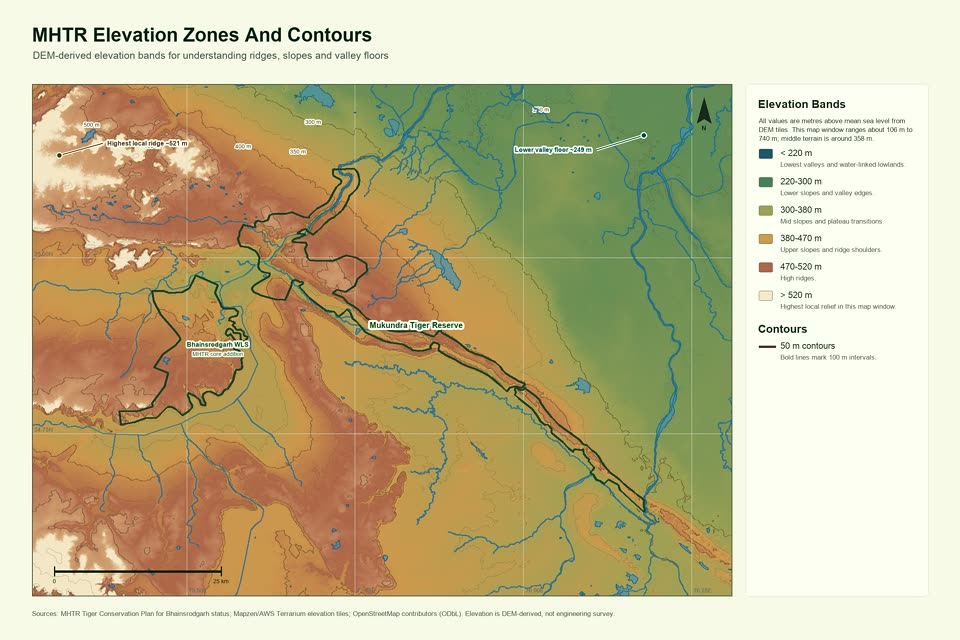
#> input picture _site/assets/imgs/home/routes/gis-map-library.jpg, 960 x 640 px
$ python -i build-gis-maps.py   (imports and definitions only)
#> lines starting #> are read from the running program, lines starting #| are printed output that depends on the picture
#!/usr/bin/env python3
"""Build the public GIS map images for Mukundara Hills Tiger Reserve.

Inputs:
- Reserve, zone and unit layers that `scripts/build-boundary-layers.py` builds from the Rajasthan
  Forest Department's own map files (`Data/source-materials/gis/derived/`). Run that first.
- Rivers, roads, rail, places, districts and protected-area outlines from OpenStreetMap, snapshotted
  from one Overture Maps release by `scripts/fetch-gis-reference.py` (`Data/source-materials/gis/reference/`).
- ESA WorldCover 2021 v200 (public AWS COG) for land cover and Mapzen/AWS Terrarium tiles for
  elevation, fetched by URL and cached in `Data/source-materials/gis/cache/` (not committed).

Every map uses one Web Mercator scale for both axes, so shapes keep their true proportions.
The maps deliberately show no wildlife observation, nest, den, roost, carcass or breeding sites.

Python dependencies: `python -m pip install -r scripts/requirements-gis.txt`.
"""

from __future__ import annotations

import hashlib
import io
import json
import math
import sys
import time
import urllib.request
from concurrent.futures import ThreadPoolExecutor
from pathlib import Path

import numpy as np
from PIL import Image, ImageChops, ImageDraw, ImageFont
from PIL.PngImagePlugin import PngInfo
from pyproj import Geod
from scipy.ndimage import median_filter
from shapely.geometry import LineString, MultiLineString, MultiPolygon, Point, Polygon, box, shape
from shapely.ops import unary_union

ROOT = Path(__file__).resolve().parents[1]
DATA_DIR = ROOT / "Data" / "source-materials" / "gis"
CACHE_DIR = DATA_DIR / "cache"
DERIVED_DIR = DATA_DIR / "derived"
REFERENCE_DIR = DATA_DIR / "reference"
SOURCES_PATH = DATA_DIR / "official" / "sources.json"
ZONES_PATH = DERIVED_DIR / "mhtr-legal-zones-2023.geojson"
AREAS_PATH = DERIVED_DIR / "mhtr-boundary-areas-2023.json"
OUT_DIR = ROOT / "src" / "assets" / "assets" / "imgs" / "maps"
ROUTE_THUMB_DIR = ROOT / "src" / "assets" / "assets" / "imgs" / "home" / "routes"
# Public file names are descriptive so that image search can read them; the stem also carries the
# reserve's name. Changing a name busts the week-long image cache set in src/_headers.
FILE_STEM = "mukundara-hills-tiger-reserve-{slug}-map"
FONT_DIR = Path(__file__).resolve().parent / "fonts"
USER_AGENT = "mhtr.in GIS map builder; contact hello@caneandcamera.com"

TERRARIUM_URL = "https://elevation-tiles-prod.s3.amazonaws.com/terrarium/{z}/{x}/{y}.png"
WORLDCOVER_COG_TEMPLATE = (
    "https://esa-worldcover.s3.eu-central-1.amazonaws.com/v200/2021/map/"
    "ESA_WorldCover_10m_2021_v200_{tile}_Map.tif"
)

CANVAS_W = 2400
CANVAS_H = 1600
MAP_RECT = (80, 210, 1750, 1280)
PANEL_RECT = (1865, 210, 455, 1280)
# [1 line that did not run here, left out]

# Palette. Hue carries the legal layer (green reserve, amber ESZ); a hatch marks what 2023 added.
PAPER = (238, 238, 225, 255)
MAP_BG = (247, 247, 238, 255)
INK = (24, 42, 35)
MUTED = (83, 91, 86)
CORE = (31, 111, 72)
BUFFER = (150, 194, 128)
ESZ = (201, 138, 18)
RESERVE_LINE = (16, 64, 40)
GAP = (196, 49, 75)
WATER_FILL = (72, 143, 181, 175)
WATER_EDGE = (31, 101, 146, 230)
WATER_LINE = (35, 111, 163, 215)
HALO = (250, 250, 241)
PANEL_BG = (247, 247, 238)

OSM_CREDIT = "OpenStreetMap contributors (ODbL), via Overture Maps release {release}"
FD_CREDIT = "Rajasthan Forest Department map files (checksums in Data/source-materials/gis/official/sources.json)"
NOT_LEGAL = "Not a legal or cadastral boundary: the reserve is defined by the notification schedules."
CARTOGRAPHER = "Vinay Chittora"
SITE_URL = "https://mhtr.in"
CREDIT_LINE = f"Cartography: {CARTOGRAPHER} · mhtr.in"
LICENCE_NOTE = f"© {CARTOGRAPHER} / MHTR.in. Share with credit and a link to {SITE_URL}/gis-maps/; no reuse without permission."

# Places that 5 Oct 2023 notification adds to the core as revenue land (A23 pp. 2-3), matched to
# OpenStreetMap place names near Rawatbhata. Locations are approximate village points, not boundaries.
CORE_VILLAGES_2023 = {
    "Udpuriya": "Udpuriya", "Bhawanipura": "Bhawanipura", "Khalgaon": "Khalgaon", "Luhariya": "Luhariya",
    "Parajhar": "Padajhar Khurd", "Mortooka": "Mortuka", "Hatholi": "Hatholi", "Suthala": "Suthala",
    "Prempura": "Prempura", "Doodi Talai": "Dudhitalai", "Mandesara": "Mandesara", "Ratanpura": "Ratanpura",
    "Baheliya": "Bahaliya", "Lasana": "Lasana", "Jhoojhala": "Jhujhla", "Nali": "Nali", "Kolpura": "Kolpura",
    "Chenpua": "Chainpura",
}
CORE_VILLAGE_BBOX = (75.35, 24.74, 75.60, 24.98)


def ensure_dirs() -> None:
    CACHE_DIR.mkdir(parents=True, exist_ok=True)
    OUT_DIR.mkdir(parents=True, exist_ok=True)


def font(size: int, bold: bool = False) -> ImageFont.FreeTypeFont:
    return ImageFont.truetype(str(FONT_DIR / ("LiberationSans-Bold.ttf" if bold else "LiberationSans-Regular.ttf")), size=size)


FONTS = {
    "title": font(48, True),
    "subtitle": font(25),
    "h2": font(28, True),
    "body": font(22),
    "small": font(17),
    "tiny": font(14),
    "label": font(20, True),
    "label_small": font(16, True),
}


# ---------------------------------------------------------------------------------------------
# Data


# [27 lines left out: functions request_bytes, cached_bytes, read_features, not called in this run]


def area_km2(geom) -> float:
    return abs(GEOD.geometry_area_perimeter(geom)[0]) / 1e6 if not geom.is_empty else 0.0


def block_name(props: dict) -> str:
    """The notification's name for a partly added block ("Sakatpura", not the file's "SAKATPUR")."""
    return props["notified_part"].split(" compartment")[0]


# [60 lines left out: function load_layers, not called in this run]


# ---------------------------------------------------------------------------------------------
# Projection


def mercator(lon: float, lat: float) -> tuple[float, float]:
    radius = 6378137.0
    return radius * math.radians(lon), radius * math.log(math.tan(math.pi / 4 + math.radians(lat) / 2))


def inverse_mercator(x: float, y: float) -> tuple[float, float]:
    radius = 6378137.0
    return math.degrees(x / radius), math.degrees(2 * math.atan(math.exp(y / radius)) - math.pi / 2)


def expand_bbox(bbox, lon_pad: float, lat_pad: float) -> tuple[float, float, float, float]:
    lon_min, lat_min, lon_max, lat_max = bbox
    return lon_min - lon_pad, lat_min - lat_pad, lon_max + lon_pad, lat_max + lat_pad


class View:
    """A map window: the bbox is widened in one direction so the map rectangle has a single scale."""

    # [21 lines left out: functions __init__, __call__, not called in this run]

    def pts(self, coords) -> list[tuple[float, float]]:
        return [self(c[0], c[1]) for c in coords]

    def lat_at_row(self, row: float) -> float:
        """Latitude at a pixel row counted from the top of the map rectangle."""
        return inverse_mercator(self.x1, self.y2 - row / self.scale)[1]

    # [12 lines left out: functions inner_box, ground_res, not called in this run]

    def km_per_px(self) -> float:
        mid_lat = (self.bbox[1] + self.bbox[3]) / 2
        return math.cos(math.radians(mid_lat)) / self.scale / 1000


# [109 lines left out: functions tile_xy, polygons_of, lines_of, geom_mask, fill_geom, hatch_geom and 3 more, not called in this run]


# ---------------------------------------------------------------------------------------------
# Labels


def boxes_overlap(a, b) -> bool:
    return not (a[2] < b[0] or b[2] < a[0] or a[3] < b[1] or b[3] < a[1])


class Labels:
    """Places halo labels inside the map frame without overlapping earlier labels."""

    def __init__(self, draw: ImageDraw.ImageDraw):
        self.draw = draw
        self.boxes: list[tuple[float, float, float, float]] = []

    def reserve(self, bbox) -> None:
        self.boxes.append(bbox)

    # [57 lines left out: functions fits, add, label_point, draw_water, label_water, not called in this run]


ROAD_STYLE = {
    "motorway": ((181, 92, 68, 210), 5),
    "trunk": ((181, 92, 68, 210), 5),
    "primary": ((181, 92, 68, 200), 4),
    "secondary": ((205, 140, 93, 185), 3),
    "tertiary": ((205, 140, 93, 150), 2),
}


# [14 lines left out: function draw_roads, not called in this run]


PLACE_RANK = {"city": 0, "town": 1, "village": 2}


# [25 lines left out: functions draw_places, draw_districts, not called in this run]


MHTR_OSM_NAMES = ("mukund", "bhains", "bhens", "darrah", "jawahar")


# [77 lines left out: functions draw_other_protected_areas, draw_reserve_outline, label_units, terrain_array, despike, hillshade, not called in this run]


TERRAIN_STOPS = [(150, (58, 102, 80)), (220, (111, 139, 84)), (300, (188, 165, 98)), (380, (178, 122, 88)), (470, (137, 91, 86)), (560, (232, 224, 205))]
TERRAIN_STOP_NAMES = {150: "valleys", 220: "low hills", 300: "plateau slopes", 380: "higher ridges", 470: "high ridges", 560: "highest relief"}
# Elevation-zone bands: (upper limit in metres, colour, legend title, note). Each band is one flat colour.
ELEVATION_BANDS = [
    (220, (40, 92, 112), "< 220 m", "Valleys and water-linked lowlands."),
    (300, (78, 130, 94), "220–300 m", "Lower slopes and valley edges."),
    (380, (157, 158, 93), "300–380 m", "Mid slopes and plateau."),
    (470, (202, 151, 87), "380–470 m", "Upper slopes and ridge shoulders."),
    (520, (172, 104, 82), "470–520 m", "High ridges."),
    (math.inf, (237, 222, 196), "> 520 m", "Highest relief in this window."),
]


# [15 lines left out: function colorize_elevation, not called in this run]


def resample_to_map(elevation: np.ndarray) -> np.ndarray:
    return np.array(Image.fromarray(elevation.astype(np.float32), mode="F").resize((MAP_RECT[2], MAP_RECT[3]), Image.Resampling.BILINEAR))


def dem_summary(elevation: np.ndarray) -> dict[str, int]:
    values = elevation[np.isfinite(elevation)]
    return {k: int(round(float(f(values)))) for k, f in (("min", np.min), ("p50", np.median), ("max", np.max))}


# [34 lines left out: functions contour_segments, draw_extreme_callouts, not called in this run]


WORLDCOVER_CLASSES = [
    (10, (0, 100, 0), "Tree cover", "Dry deciduous forest and wooded slopes."),
    (20, (255, 187, 34), "Shrubland", "Scrub and thorn-dominated cover."),
    (30, (255, 255, 76), "Grassland", "Open grassy and herbaceous cover."),
    (40, (240, 150, 255), "Cropland", "Fields around and inside the reserve."),
    # Built-up is dark grey rather than WorldCover red, which reads like tree cover under protanopia.
    (50, (45, 45, 45), "Built-up", "Settlements and built surfaces."),
    (60, (180, 180, 180), "Bare / sparse", "Rock and sparse vegetation."),
    (80, (0, 100, 200), "Permanent water", "Reservoirs and river water."),
    (90, (0, 150, 160), "Herbaceous wetland", "Wet herbaceous cover where classified."),
]


# [61 lines left out: functions worldcover_classes, map_mask, class_shares, draw_wrapped, not called in this run]


# Title, subtitle and footer of the map being drawn, so finalize_map can write them into the file's metadata.
CURRENT_MAP: dict[str, str] = {}


# [48 lines left out: functions new_canvas, draw_graticule, draw_map_furniture, not called in this run]


def panel_heading(draw, y: int, title: str) -> int:
    draw.text((PANEL_RECT[0] + 30, y), title, font=FONTS["h2"], fill=(34, 50, 41))
    return y + 46


# [37 lines left out: functions on_panel, legend_item, not called in this run]


def panel_text(draw, y: int, text: str, fnt_key: str = "small") -> int:
    return draw_wrapped(draw, text, (PANEL_RECT[0] + 32, y), PANEL_RECT[2] - 64, FONTS[fnt_key], fill=MUTED if fnt_key != "body" else (55, 63, 59), line_spacing=5) + 10


def footer_note(draw, text: str) -> None:
    CURRENT_MAP["footer"] = text
    draw_wrapped(draw, text, (80, CANVAS_H - 86), CANVAS_W - 160, FONTS["small"], fill=MUTED, line_spacing=4)


# [84 lines left out: functions draw_credit_line, watermark, png_metadata, xmp_packet, finalize_map, not called in this run]


def write_route_thumbnail(source: Path) -> None:
    """The home page's GIS library card shows the flagship zones map at the card sizes."""
    ROUTE_THUMB_DIR.mkdir(parents=True, exist_ok=True)
    img = Image.open(source).convert("RGB")
#> img is the input picture: PIL image 960x640 RGB; mean R, G, B 196, 185.7, 146.2
    x, y, w, h = MAP_RECT
    # Crop to the map frame so the small card shows the reserve, not the margins and panel.
    crop = img.crop((x, y, x + w, y + h))
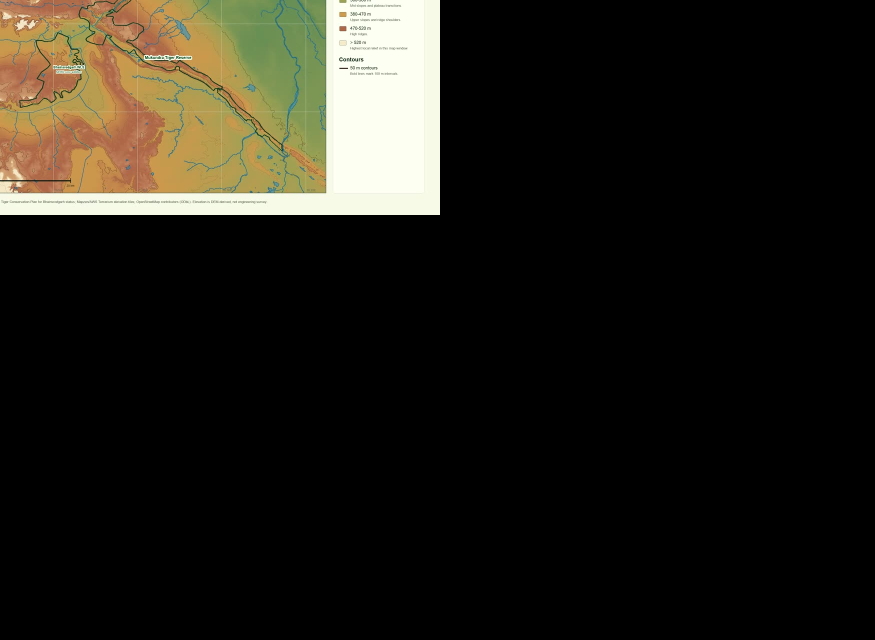
#> crop: PIL image 1750x1280 RGB (shown at 1/2 size); mean R, G, B 32.6, 29.9, 22.5
    target = (crop.width, int(crop.width * 2 / 3))
#> target = (1750, 1166)
    top = max(0, (crop.height - target[1]) // 2)
#> top = 57
    crop = crop.crop((0, top, target[0], top + target[1]))
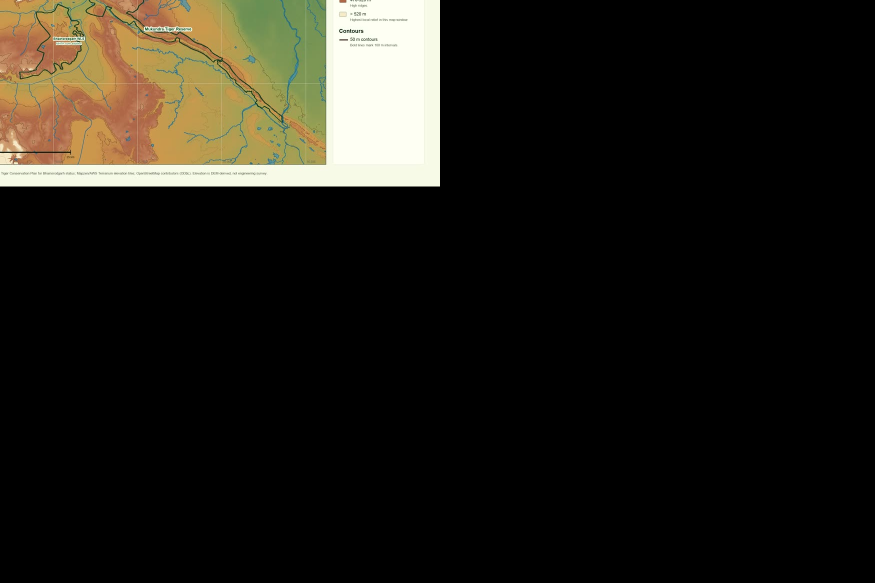
#> crop: PIL image 1750x1166 RGB (shown at 1/2 size); mean R, G, B 31.4, 28.7, 21.7
    base = ROUTE_THUMB_DIR / "gis-map-library"
    crop.resize((960, 640), Image.Resampling.LANCZOS).save(base.with_suffix(".jpg"), quality=84, optimize=True, progressive=True)
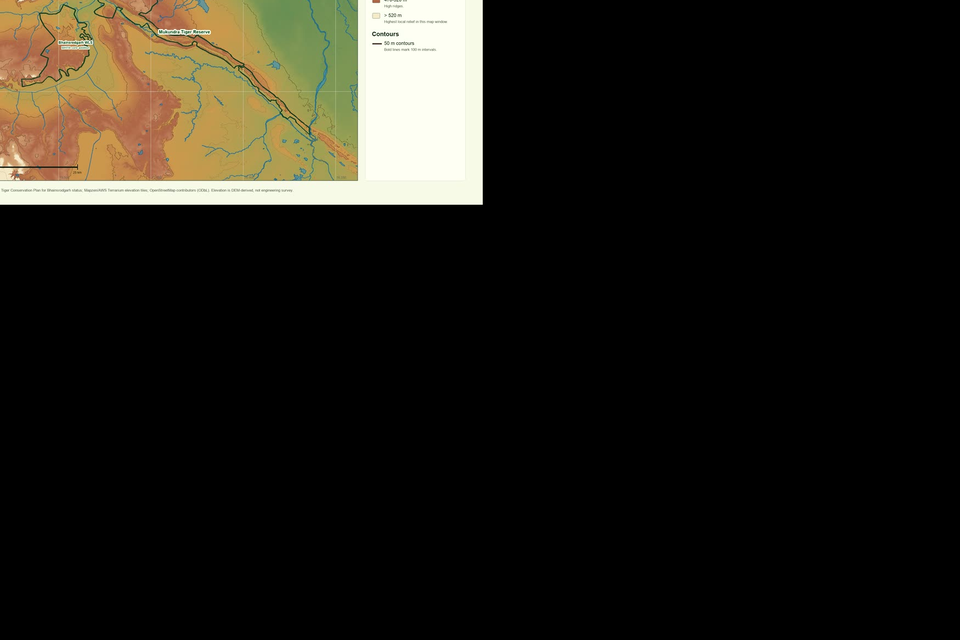
#> saved as gis-map-library.jpg: PIL image 960x640 RGB; mean R, G, B 31.4, 28.7, 21.7
    for width in (420, 760):
        crop.resize((width, int(width * 2 / 3)), Image.Resampling.LANCZOS).save(ROUTE_THUMB_DIR / f"gis-map-library-{width}.webp", format="WEBP", quality=80, method=6)


def km2(value) -> str:
    return "—" if value in (None, "") else f"{float(value):,.2f}"


# ---------------------------------------------------------------------------------------------
# Maps


# [207 lines left out: functions render_legal_zones, render_data_gaps, render_esz, render_boundary_context, not called in this run]


def landscape_inside_mask(layers: dict, view: View) -> np.ndarray:
    return map_mask(layers["landscape"], view)


# [235 lines left out: functions render_terrain, render_water, render_elevation, render_landcover, write_source_notes, main, not called in this run]


# [2 lines not run here, left out]

>>> result = write_route_thumbnail('../_site/assets/imgs/home/routes/gis-map-library.jpg')
